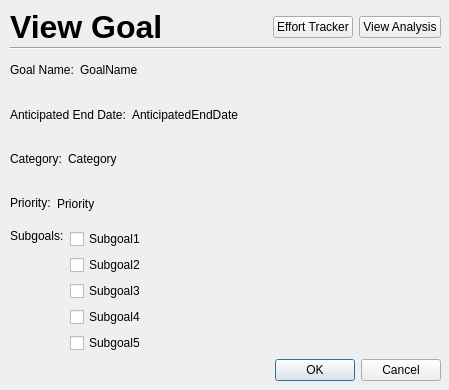
<?xml version="1.0" encoding="UTF-8"?>
<ui version="4.0">
 <class>Dialog</class>
 <widget class="QDialog" name="Dialog">
  <property name="geometry">
   <rect>
    <x>0</x>
    <y>0</y>
    <width>449</width>
    <height>390</height>
   </rect>
  </property>
  <property name="windowTitle">
   <string>Dialog</string>
  </property>
  <widget class="QWidget" name="verticalLayoutWidget">
   <property name="geometry">
    <rect>
     <x>10</x>
     <y>50</y>
     <width>431</width>
     <height>331</height>
    </rect>
   </property>
   <layout class="QVBoxLayout" name="verticalLayout">
    <item>
     <layout class="QHBoxLayout" name="horizontalLayout">
      <item>
       <widget class="QLabel" name="goalNameLabel">
        <property name="text">
         <string>Goal Name:</string>
        </property>
       </widget>
      </item>
      <item>
       <widget class="QLabel" name="label">
        <property name="text">
         <string>GoalName</string>
        </property>
       </widget>
      </item>
      <item>
       <spacer name="horizontalSpacer">
        <property name="orientation">
         <enum>Qt::Horizontal</enum>
        </property>
        <property name="sizeHint" stdset="0">
         <size>
          <width>40</width>
          <height>20</height>
         </size>
        </property>
       </spacer>
      </item>
     </layout>
    </item>
    <item>
     <layout class="QHBoxLayout" name="horizontalLayout_2">
      <item>
       <widget class="QLabel" name="endDateLabel">
        <property name="text">
         <string>Anticipated End Date:</string>
        </property>
       </widget>
      </item>
      <item>
       <widget class="QLabel" name="label_11">
        <property name="text">
         <string>AnticipatedEndDate</string>
        </property>
       </widget>
      </item>
      <item>
       <spacer name="horizontalSpacer_3">
        <property name="orientation">
         <enum>Qt::Horizontal</enum>
        </property>
        <property name="sizeHint" stdset="0">
         <size>
          <width>40</width>
          <height>20</height>
         </size>
        </property>
       </spacer>
      </item>
     </layout>
    </item>
    <item>
     <layout class="QHBoxLayout" name="horizontalLayout_3">
      <item alignment="Qt::AlignLeft|Qt::AlignVCenter">
       <widget class="QLabel" name="categoryLabel">
        <property name="text">
         <string>Category:</string>
        </property>
       </widget>
      </item>
      <item>
       <widget class="QLabel" name="label_8">
        <property name="text">
         <string>Category</string>
        </property>
       </widget>
      </item>
      <item>
       <spacer name="horizontalSpacer_5">
        <property name="orientation">
         <enum>Qt::Horizontal</enum>
        </property>
        <property name="sizeHint" stdset="0">
         <size>
          <width>40</width>
          <height>20</height>
         </size>
        </property>
       </spacer>
      </item>
     </layout>
    </item>
    <item>
     <layout class="QHBoxLayout" name="horizontalLayout_4">
      <item alignment="Qt::AlignVCenter">
       <widget class="QLabel" name="priorityLabel">
        <property name="text">
         <string>Priority:</string>
        </property>
       </widget>
      </item>
      <item>
       <widget class="QLabel" name="label_19">
        <property name="text">
         <string>Priority</string>
        </property>
       </widget>
      </item>
      <item>
       <spacer name="horizontalSpacer_2">
        <property name="orientation">
         <enum>Qt::Horizontal</enum>
        </property>
        <property name="sizeHint" stdset="0">
         <size>
          <width>40</width>
          <height>20</height>
         </size>
        </property>
       </spacer>
      </item>
     </layout>
    </item>
    <item>
     <layout class="QHBoxLayout" name="horizontalLayout_5">
      <item alignment="Qt::AlignTop">
       <widget class="QLabel" name="subgoalLabel">
        <property name="text">
         <string>Subgoals:</string>
        </property>
       </widget>
      </item>
      <item>
       <layout class="QVBoxLayout" name="verticalLayout_4">
        <item>
         <widget class="QCheckBox" name="subgoal1">
          <property name="text">
           <string>Subgoal1</string>
          </property>
         </widget>
        </item>
        <item>
         <widget class="QCheckBox" name="subgoal2">
          <property name="text">
           <string>Subgoal2</string>
          </property>
         </widget>
        </item>
        <item>
         <widget class="QCheckBox" name="subgoal3">
          <property name="text">
           <string>Subgoal3</string>
          </property>
         </widget>
        </item>
        <item>
         <widget class="QCheckBox" name="subgoal4">
          <property name="text">
           <string>Subgoal4</string>
          </property>
         </widget>
        </item>
        <item>
         <widget class="QCheckBox" name="subgoal5">
          <property name="text">
           <string>Subgoal5</string>
          </property>
         </widget>
        </item>
       </layout>
      </item>
      <item>
       <spacer name="horizontalSpacer_4">
        <property name="orientation">
         <enum>Qt::Horizontal</enum>
        </property>
        <property name="sizeHint" stdset="0">
         <size>
          <width>40</width>
          <height>20</height>
         </size>
        </property>
       </spacer>
      </item>
     </layout>
    </item>
    <item>
     <widget class="QDialogButtonBox" name="buttonBox">
      <property name="orientation">
       <enum>Qt::Horizontal</enum>
      </property>
      <property name="standardButtons">
       <set>QDialogButtonBox::Cancel|QDialogButtonBox::Ok</set>
      </property>
     </widget>
    </item>
   </layout>
  </widget>
  <widget class="Line" name="line">
   <property name="geometry">
    <rect>
     <x>10</x>
     <y>40</y>
     <width>431</width>
     <height>16</height>
    </rect>
   </property>
   <property name="orientation">
    <enum>Qt::Horizontal</enum>
   </property>
  </widget>
  <widget class="QWidget" name="horizontalLayoutWidget">
   <property name="geometry">
    <rect>
     <x>10</x>
     <y>7</y>
     <width>431</width>
     <height>41</height>
    </rect>
   </property>
   <layout class="QHBoxLayout" name="horizontalLayout_6">
    <item>
     <widget class="QLabel" name="label_5">
      <property name="text">
       <string>&lt;html&gt;&lt;head/&gt;&lt;body&gt;&lt;p&gt;&lt;span style=&quot; font-size:24pt; font-weight:600;&quot;&gt;View Goal&lt;/span&gt;&lt;/p&gt;&lt;/body&gt;&lt;/html&gt;</string>
      </property>
     </widget>
    </item>
    <item>
     <spacer name="horizontalSpacer_6">
      <property name="orientation">
       <enum>Qt::Horizontal</enum>
      </property>
      <property name="sizeHint" stdset="0">
       <size>
        <width>40</width>
        <height>20</height>
       </size>
      </property>
     </spacer>
    </item>
    <item>
     <widget class="QPushButton" name="pushButton">
      <property name="text">
       <string>Effort Tracker</string>
      </property>
     </widget>
    </item>
    <item>
     <widget class="QPushButton" name="pushButton_3">
      <property name="text">
       <string>View Analysis</string>
      </property>
     </widget>
    </item>
   </layout>
  </widget>
 </widget>
 <resources/>
 <connections>
  <connection>
   <sender>buttonBox</sender>
   <signal>accepted()</signal>
   <receiver>Dialog</receiver>
   <slot>accept()</slot>
   <hints>
    <hint type="sourcelabel">
     <x>248</x>
     <y>254</y>
    </hint>
    <hint type="destinationlabel">
     <x>157</x>
     <y>274</y>
    </hint>
   </hints>
  </connection>
  <connection>
   <sender>buttonBox</sender>
   <signal>rejected()</signal>
   <receiver>Dialog</receiver>
   <slot>reject()</slot>
   <hints>
    <hint type="sourcelabel">
     <x>316</x>
     <y>260</y>
    </hint>
    <hint type="destinationlabel">
     <x>286</x>
     <y>274</y>
    </hint>
   </hints>
  </connection>
 </connections>
</ui>
